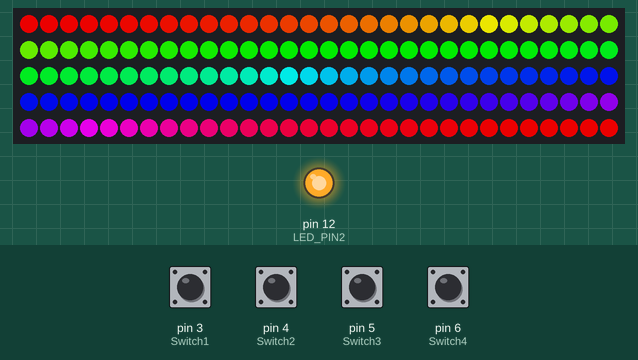
The sketch below on a simulated Arduino Uno, built with avr-gcc and run on an emulated ATmega328P. Shown: 150 RGB LEDs in strip order, left to right, continuing on the next row, output pins drawn as LEDs (lit = HIGH). The test bench sets the inputs (shaded band); at power-on: pin 3 (Switch1), pin 4 (Switch2), pin 5 (Switch3), pin 6 (Switch4) HIGH. Dim RGB values are drawn brighter than linear.

Above: at 4.25 s.
4.5 s: pin 6 (Switch4) pulled LOW for 0.35 s
At 6.0 s:
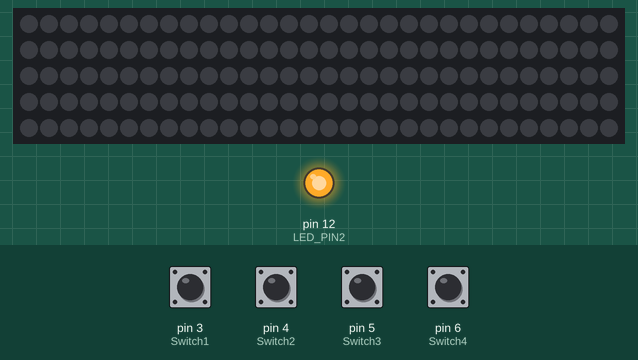
7.1 s: pin 3 (Switch1) pulled LOW for 1 s
At 11.01 s:
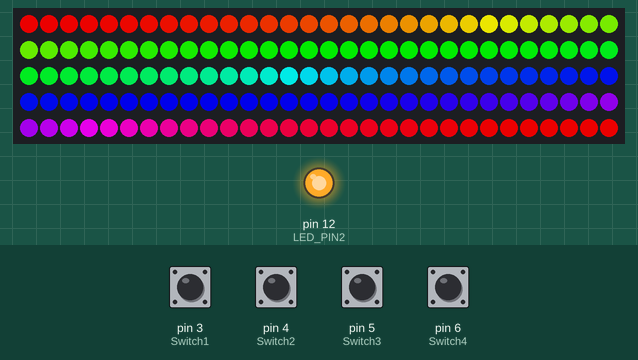
11.1 s: pin 6 (Switch4) pulled LOW for 1 s
At 11.62 s:
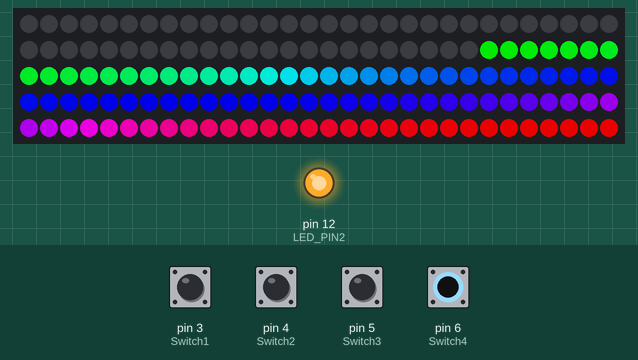
13.6 s: pin 4 (Switch2) pulled LOW for 1 s
At 17.72 s:
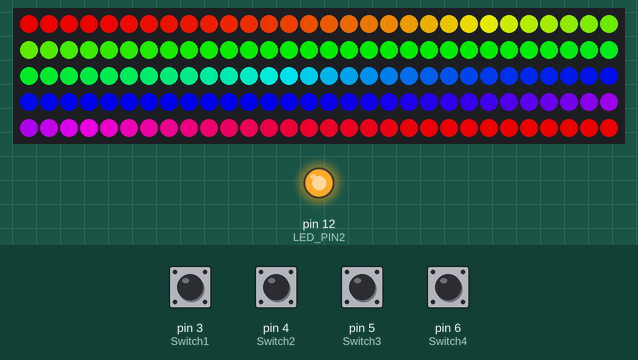
Timing chart, 0 to 18.6 s (numbered marks = the images above; inputs shaded):
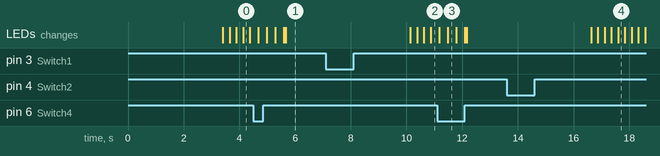

Measured:
- after the input at 4.5 s, the LEDs: first change after 0.18 s (image 1 shows a later state)
- after the input at 7.1 s, the LEDs: first change after 3.0 s (image 2 shows a later state)
- after the input at 11.1 s, the LEDs: first change after 0.07 s (image 3 shows a later state)

The sketch:

main.ino
```cpp
#include <Adafruit_NeoPixel.h>
#include <ArduinoJson.h>
#ifdef __AVR__
 #include <avr/power.h>
#endif

#define LED_PIN     11
#define LED_PIN2    12
#define LED_COUNT   150
#define SPEED 1
#define Switch1     3
#define Switch2     4
#define Switch3     5
#define Switch4     6
#define brightness  190

Adafruit_NeoPixel strip(LED_COUNT, LED_PIN, NEO_GRB + NEO_KHZ800);

int redMode1 = 0;
int greenMode1 = 0;
int blueMode1 = 0;

int redMode2 = 0;
int greenMode2 = 0;
int blueMode2 = 0;

int redMode3 = 0;
int greenMode3 = 0;
int blueMode3 = 0;

const unsigned int MAX_MESSAGE_LENGTH =300;
bool ValSwitch1 = 0;
bool ValSwitch2 = 0;
bool ValSwitch3 = 0;
bool ValSwitch4 = 0;

int clkPin  = 7;
int dtPin  = 9;
int swPin  = 8;

int rotVal  = 0;
bool clkState  = LOW;
bool clkLast  = HIGH;
bool swState  = HIGH;
bool swLast  = HIGH;

void setup() {
  Serial.begin(9600);
  #if defined(__AVR_ATtiny85__) && (F_CPU == 16000000)
    clock_prescale_set(clock_div_1);
  #endif
  pinMode(clkPin,INPUT);
  pinMode(dtPin,INPUT);
  pinMode(swPin,INPUT_PULLUP);
  pinMode(LED_PIN2,OUTPUT);
  digitalWrite(LED_PIN2,HIGH);
  strip.begin();           // INITIALIZE NeoPixel strip object (REQUIRED)
  strip.show();            // Turn OFF all pixels ASAP
  strip.setBrightness(brightness); // Set BRIGHTNESS to about 1/5 (max = 255)
}
/*void readRotary( ) {
  clkState = digitalRead(clkPin);
  if ((clkLast == LOW) && (clkState == HIGH)) {//rotary moving
    if (digitalRead(dtPin) == HIGH) {
      rotVal++;
      if ( rotVal > 10 ) {
        rotVal = 10;
      }
    }
    else {
      rotVal--;
      if ( rotVal <0 ) {
        rotVal = 0;
      }
    }
    strip.setBrightness(rotVal*25.5);
    Serial.println(rotVal);
  }
  clkLast = clkState;

  swState = digitalRead(swPin);
  if (swState == LOW && swLast == HIGH) {
    rotVal = 5;
  }
  swLast = swState;
}*/
void colorWipe(uint32_t color, int wait) {
  for(int i=0; i<strip.numPixels(); i++) { // For each pixel in strip...
    strip.setPixelColor(i, color);         //  Set pixel's color (in RAM)
    strip.show();                          //  Update strip to match
    delay(wait);                           //  Pause for a moment
  }
}
void switch_effect(bool s1, bool s2, bool s3, bool s4){
  if(s1){
    colorWipe(strip.Color(redMode1,greenMode1,blueMode1), SPEED);
  }
  if(s2){
    colorWipe(strip.Color(redMode2,greenMode2,blueMode2), SPEED);
  }
  if(s3){
    colorWipe(strip.Color(redMode3,greenMode3,blueMode3), SPEED);
  }
  if(s4){
    for(long firstPixelHue = 0; firstPixelHue < 5*65536; firstPixelHue += 256) {
      for(int i=0; i<strip.numPixels(); i++) { // For each pixel in strip...
        int pixelHue = firstPixelHue + (i * 65536L / strip.numPixels());
        strip.setPixelColor(i, strip.gamma32(strip.ColorHSV(pixelHue)));
      }
      ValSwitch4 = digitalRead(Switch4);
      if(ValSwitch4==0){
        break;
      }
      strip.show(); // Update strip with new contents
      delay(50);  // Pause for a moment
    }
  }
}
void loop() {
 //Check to see if anything is available in the serial receive buffer
 //readRotary();
 ValSwitch1 = digitalRead(Switch1);
 ValSwitch2 = digitalRead(Switch2);
 ValSwitch3 = digitalRead(Switch3);
 ValSwitch4 = digitalRead(Switch4);
 switch_effect(ValSwitch1, ValSwitch2, ValSwitch3, ValSwitch4);
 //readRotary();
 while (Serial.available() > 0)
 {
   //Create a place to hold the incoming message
   static char message[MAX_MESSAGE_LENGTH];
   static unsigned int message_pos = 0;

   //Read the next available byte in the serial receive buffer
   char inByte = Serial.read();

   //Message coming in (check not terminating character) and guard for over message size
   if ( inByte != '\n' && (message_pos < MAX_MESSAGE_LENGTH - 1) )
   {
     //Add the incoming byte to our message
     message[message_pos] = inByte;
     message_pos++;
   }
   //Full message received...
   else
   {
     //Add null character to string
     message[message_pos] = '\0';
      DynamicJsonDocument doc(200);
      DeserializationError error = deserializeJson(doc, message);
      if(!error){
        String titre = doc["TITLE"];
        int mode = doc["MODE"];
        switch(mode){
           case 1:
               redMode1 = doc["RED"];
               greenMode1 = doc["GREEN"];
               blueMode1 = doc["BLUE"];
           case 2:
               redMode2 = doc["RED"];
               greenMode2 = doc["GREEN"];
               blueMode2 = doc["BLUE"];
           case 3:
               redMode3 = doc["RED"];
               greenMode3 = doc["GREEN"];
               blueMode3 = doc["BLUE"];
            }
        /*
        if (titre=="COLOR"){
            Serial.println("here");
            int mode = doc["MODE"];
            switch(mode){
               case 1:
                    redMode1 = doc["RED"];
                    greenMode1 = doc["GREEN"];
                    blueMode1 = doc["BLUE"];
               case 2:
                    redMode2 = doc["RED"];
                    greenMode2 = doc["GREEN"];
                    blueMode2 = doc["BLUE"];
               case 3:
                    redMode3 = doc["RED"];
                    greenMode3 = doc["GREEN"];
                    blueMode3 = doc["BLUE"];
            }
        }*/
        //Serial.println(red);
      } else{
        Serial.print("erreur");
        //Serial.print(error.f_str());
        //Serial.println(doc.capacity());
      }
     /*if (strcmp(red,"255")  == 0){
        colorWipe(strip.Color(0,   50,   0), 50); // Red
     }*/
     //Reset for the next message
     message_pos = 0;
   }
 }
}
```
